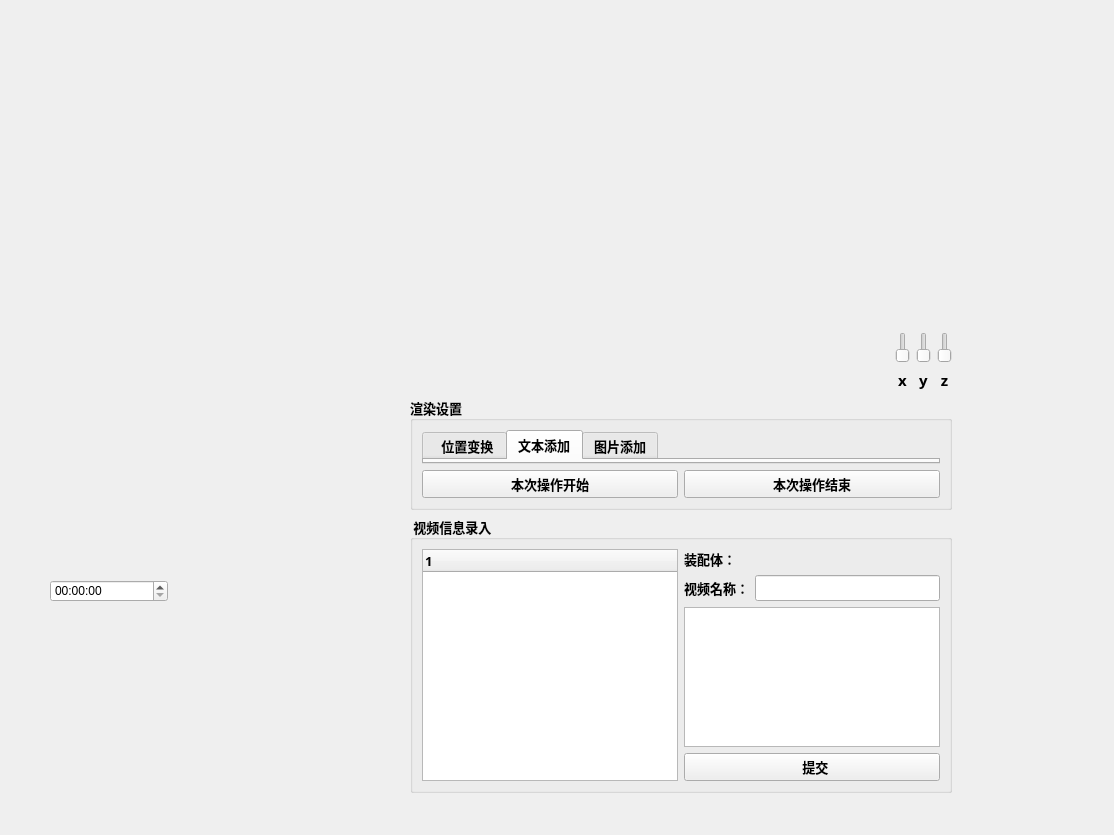
<?xml version="1.0" encoding="UTF-8"?>
<ui version="4.0">
 <class>maintenance_mask</class>
 <widget class="QWidget" name="maintenance_mask">
  <property name="geometry">
   <rect>
    <x>0</x>
    <y>0</y>
    <width>1114</width>
    <height>835</height>
   </rect>
  </property>
  <property name="windowTitle">
   <string>Form</string>
  </property>
  <widget class="QTimeEdit" name="timeEdit">
   <property name="geometry">
    <rect>
     <x>50</x>
     <y>580</y>
     <width>118</width>
     <height>22</height>
    </rect>
   </property>
  </widget>
  <widget class="QWidget" name="widget_vedio" native="true">
   <property name="geometry">
    <rect>
     <x>30</x>
     <y>30</y>
     <width>81</width>
     <height>531</height>
    </rect>
   </property>
  </widget>
  <widget class="QWidget" name="verticalLayoutWidget_5">
   <property name="geometry">
    <rect>
     <x>410</x>
     <y>332</y>
     <width>542</width>
     <height>461</height>
    </rect>
   </property>
   <layout class="QVBoxLayout" name="verticalLayout_5">
    <property name="topMargin">
     <number>0</number>
    </property>
    <property name="bottomMargin">
     <number>0</number>
    </property>
    <item>
     <layout class="QHBoxLayout" name="horizontalLayout_2">
      <item>
       <layout class="QGridLayout" name="gridLayout_3">
        <item row="1" column="3">
         <widget class="QLabel" name="label_3">
          <property name="font">
           <font>
            <family>微软雅黑</family>
            <pointsize>11</pointsize>
            <weight>75</weight>
            <bold>true</bold>
           </font>
          </property>
          <property name="text">
           <string>z</string>
          </property>
          <property name="alignment">
           <set>Qt::AlignCenter</set>
          </property>
         </widget>
        </item>
        <item row="1" column="1">
         <widget class="QLabel" name="label_2">
          <property name="font">
           <font>
            <family>微软雅黑</family>
            <pointsize>11</pointsize>
            <weight>75</weight>
            <bold>true</bold>
           </font>
          </property>
          <property name="text">
           <string>x</string>
          </property>
          <property name="alignment">
           <set>Qt::AlignCenter</set>
          </property>
         </widget>
        </item>
        <item row="0" column="1">
         <widget class="QSlider" name="verticalSlider">
          <property name="orientation">
           <enum>Qt::Vertical</enum>
          </property>
         </widget>
        </item>
        <item row="1" column="2">
         <widget class="QLabel" name="label">
          <property name="font">
           <font>
            <family>微软雅黑</family>
            <pointsize>11</pointsize>
            <weight>75</weight>
            <bold>true</bold>
           </font>
          </property>
          <property name="text">
           <string>y</string>
          </property>
          <property name="alignment">
           <set>Qt::AlignCenter</set>
          </property>
         </widget>
        </item>
        <item row="0" column="2">
         <widget class="QSlider" name="verticalSlider_2">
          <property name="orientation">
           <enum>Qt::Vertical</enum>
          </property>
         </widget>
        </item>
        <item row="0" column="3">
         <widget class="QSlider" name="verticalSlider_3">
          <property name="orientation">
           <enum>Qt::Vertical</enum>
          </property>
         </widget>
        </item>
        <item row="0" column="0">
         <widget class="QWidget" name="widget_model" native="true"/>
        </item>
       </layout>
      </item>
     </layout>
    </item>
    <item>
     <layout class="QVBoxLayout" name="verticalLayout_3"/>
    </item>
    <item>
     <widget class="QGroupBox" name="gb_xuanran">
      <property name="font">
       <font>
        <family>微软雅黑</family>
        <pointsize>10</pointsize>
        <weight>75</weight>
        <bold>true</bold>
       </font>
      </property>
      <property name="title">
       <string>渲染设置</string>
      </property>
      <layout class="QGridLayout" name="gridLayout_2">
       <item row="0" column="0" rowspan="2" colspan="2">
        <layout class="QVBoxLayout" name="verticalLayout">
         <item>
          <widget class="QTabWidget" name="tabWidget">
           <property name="currentIndex">
            <number>1</number>
           </property>
           <widget class="QWidget" name="tab">
            <attribute name="title">
             <string>  位置变换</string>
            </attribute>
           </widget>
           <widget class="QWidget" name="tab_2">
            <attribute name="title">
             <string>文本添加</string>
            </attribute>
           </widget>
           <widget class="QWidget" name="tab_3">
            <attribute name="title">
             <string>图片添加</string>
            </attribute>
           </widget>
          </widget>
         </item>
         <item>
          <layout class="QHBoxLayout" name="horizontalLayout_3">
           <item>
            <widget class="QPushButton" name="btn_start">
             <property name="sizePolicy">
              <sizepolicy hsizetype="Preferred" vsizetype="Preferred">
               <horstretch>0</horstretch>
               <verstretch>0</verstretch>
              </sizepolicy>
             </property>
             <property name="text">
              <string>本次操作开始</string>
             </property>
            </widget>
           </item>
           <item>
            <widget class="QPushButton" name="btn_stop">
             <property name="sizePolicy">
              <sizepolicy hsizetype="Preferred" vsizetype="Preferred">
               <horstretch>0</horstretch>
               <verstretch>0</verstretch>
              </sizepolicy>
             </property>
             <property name="text">
              <string>本次操作结束</string>
             </property>
            </widget>
           </item>
          </layout>
         </item>
        </layout>
       </item>
       <item row="1" column="1">
        <widget class="QWidget" name="widget" native="true">
         <property name="sizePolicy">
          <sizepolicy hsizetype="Fixed" vsizetype="Fixed">
           <horstretch>0</horstretch>
           <verstretch>0</verstretch>
          </sizepolicy>
         </property>
         <layout class="QHBoxLayout" name="horizontalLayout"/>
        </widget>
       </item>
      </layout>
     </widget>
    </item>
    <item>
     <layout class="QVBoxLayout" name="verticalLayout_2">
      <item>
       <widget class="QGroupBox" name="gb_vedio_info">
        <property name="font">
         <font>
          <family>微软雅黑</family>
          <pointsize>10</pointsize>
          <weight>75</weight>
          <bold>true</bold>
         </font>
        </property>
        <property name="title">
         <string> 视频信息录入</string>
        </property>
        <layout class="QGridLayout" name="gridLayout">
         <item row="0" column="1">
          <widget class="QLabel" name="LB_assembly">
           <property name="text">
            <string>装配体：</string>
           </property>
          </widget>
         </item>
         <item row="0" column="2">
          <widget class="QLabel" name="LB_assembly_name">
           <property name="text">
            <string/>
           </property>
          </widget>
         </item>
         <item row="1" column="1">
          <widget class="QLabel" name="LB_vedio_name">
           <property name="text">
            <string>视频名称：</string>
           </property>
          </widget>
         </item>
         <item row="1" column="2">
          <widget class="QLineEdit" name="LE_vedio_name"/>
         </item>
         <item row="2" column="1" colspan="2">
          <widget class="QTextEdit" name="textEdit"/>
         </item>
         <item row="3" column="1" colspan="2">
          <widget class="QPushButton" name="btn_submit">
           <property name="text">
            <string>  提交</string>
           </property>
          </widget>
         </item>
         <item row="0" column="0" rowspan="4">
          <widget class="QTreeWidget" name="treeWidget">
           <property name="sizePolicy">
            <sizepolicy hsizetype="Expanding" vsizetype="Expanding">
             <horstretch>0</horstretch>
             <verstretch>0</verstretch>
            </sizepolicy>
           </property>
           <column>
            <property name="text">
             <string notr="true">1</string>
            </property>
           </column>
          </widget>
         </item>
        </layout>
       </widget>
      </item>
     </layout>
    </item>
   </layout>
  </widget>
 </widget>
 <resources/>
 <connections/>
</ui>
